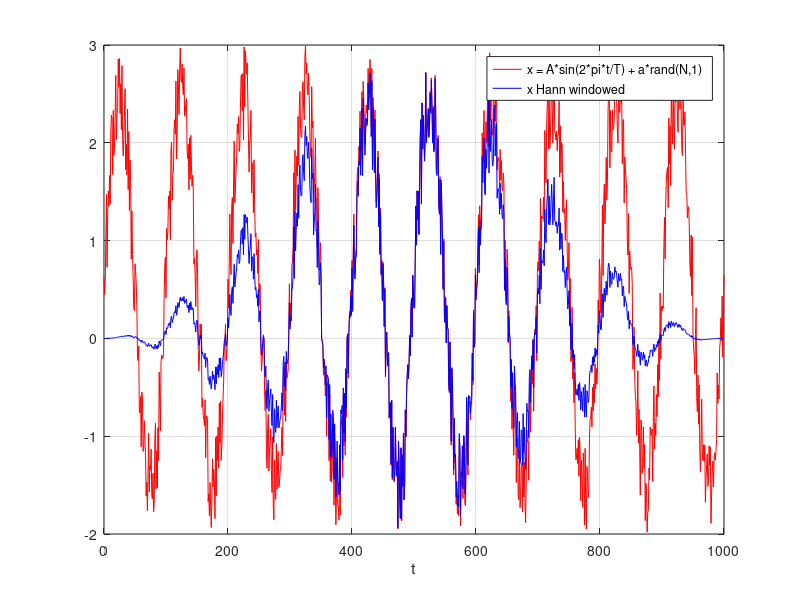

Source code (MATLAB): (Note: this script raises an error after producing the figure.)
clear;
addpath('../Lecture5');  % For plotcmds.m 

A = 2;
a = 1;
T = 10;
t = [0:0.1:10.0*T]';
N = length(t);
x = A*sin(2*pi*t/T) + a*rand(N,1);
eqstr = sprintf('A*sin(2*pi*t/T) + a*rand(N,1)');
%y = 0.05*A*sin(2*pi*t/(T*0.6));
%x = x+y;
%x = y;
%x = x.*x;

% 1 (MATLAB FFT)
Im = (2/N^2)*(fft(x).*conj(fft(x)));
fm = [0:N-1]'/N;

% 2 Bartlett's method
m  = 100;
L  = floor(length(t)/m);
xr = reshape(x(1:m*L),m,L);
Ib = (2/m^2)*(fft(xr).*conj(fft(xr)));
Ib = mean(Ib,2);
fb = [0:m-1]'/m;

% 3 Hann window
M = length(x);
t = [0:M-1]';
w = 0.5*(1-cos(2*pi*t/(M-1)));
xh = x.*w;
Ih = (2/N^2)*(fft(xh).*conj(fft(xh)));
fh = [0:N-1]'/N;

% Figure 1
figure(1);clf;grid on;box on;hold on;
plot(t,x,'r');hold on;
plot(t,xh,'b');
legend(['x = ',eqstr],'x Hann windowed')
xlabel('t')
plotcmds('./figures/HW7_P2_tseries');

% Figure 2
figure(2);clf;orient tall;
bm = find(fm>0.019,1,'first');
bb = find(fb>0.019,1,'first');
subplot(2,1,1);grid on;box on;hold on;
plot(fm(1:bm),Im(1:bm),'r.-','MarkerSize',25);
plot(fb(1:bb),Ib(1:bb),'g.-','MarkerSize',20);
plot(fm(1:bm),Ih(1:bm),'b.-','MarkerSize',15);
xlabel('Frequency (1/[unit of t])');
ylabel('Spectrum Estimate of x');
legend('FFT',sprintf('Bartlett L=%d',L),sprintf('Hann'))
subplot(2,1,2);grid on;box on;hold on;
plot(fm(1:bm),log10(Im(1:bm)),'r.-','MarkerSize',25);
plot(fb(1:bb),log10(Ib(1:bb)),'g.-','MarkerSize',20);
plot(fm(1:bm),log10(Ih(1:bm)),'b.-','MarkerSize',15);
axis([0 0.02 -7 1])
xlabel('Frequency (1/[unit of t])');
ylabel('log of Spectrum Estimate of x');
legend('FFT',sprintf('Bartlett L=%d',L),sprintf('Hann'))
plotcmds('./figures/HW7_P2_spectrum');
